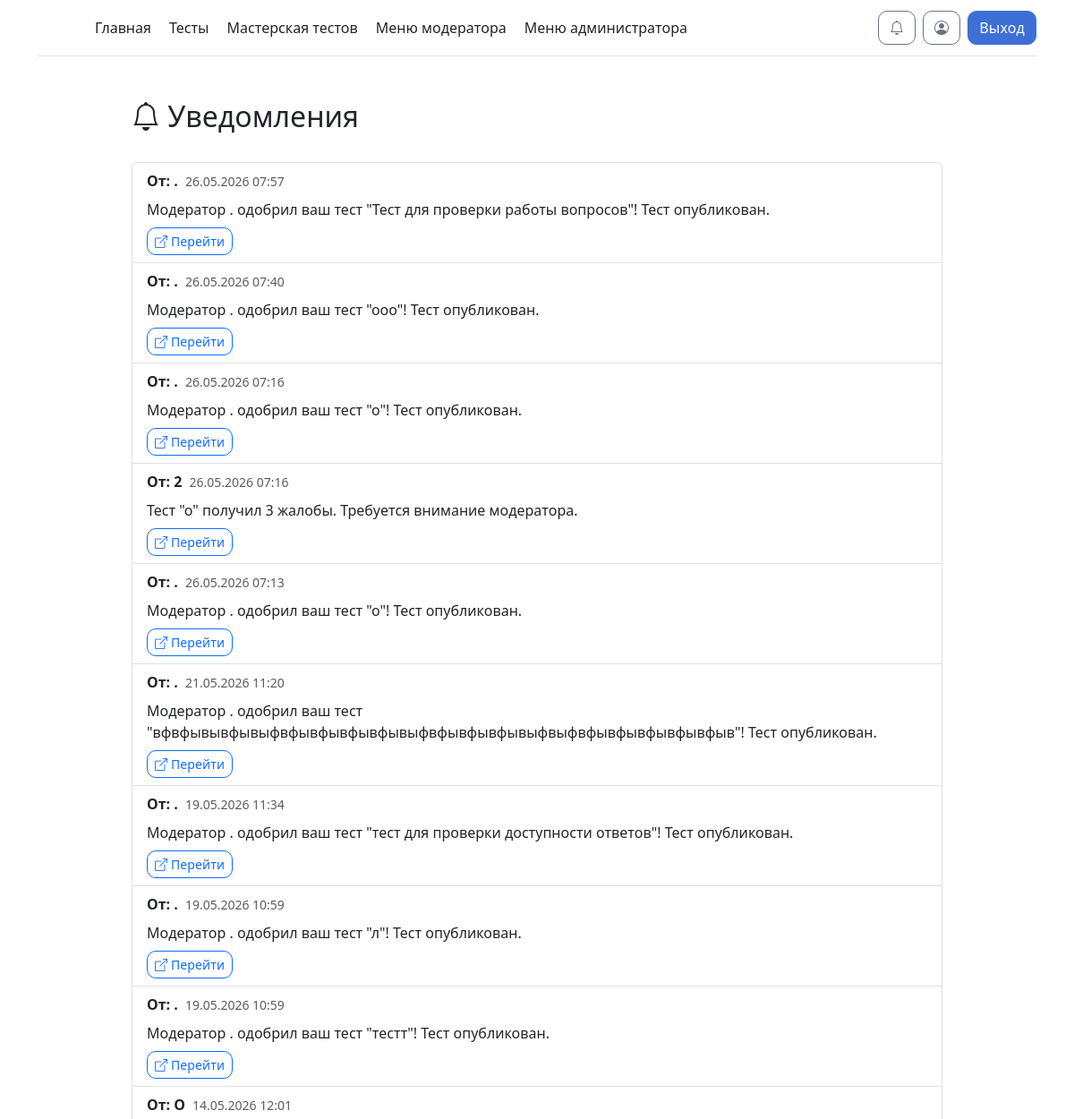
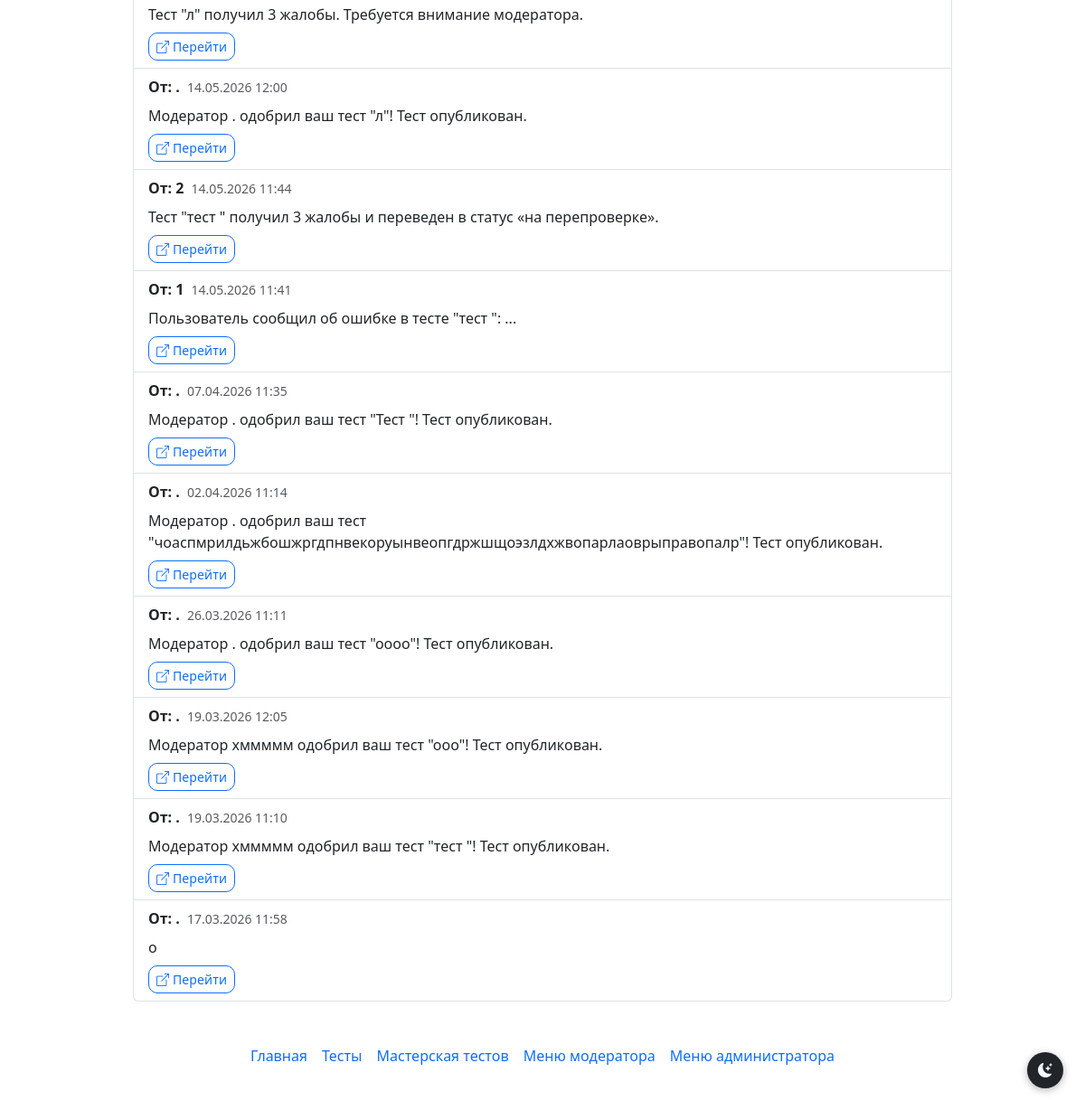
/notifications (signed in), run on the app's committed database (2 pictures, top to bottom).
### models.py (models this page shows)
class User(db.Model, UserMixin):
    id = db.Column(db.Integer, primary_key=True)
    username = db.Column(db.String, unique=True)
    password = db.Column(db.String)
    email = db.Column(db.String, unique=True)
    admin = db.Column(db.Integer, default=0)  # 0 — пользователь, 1 — модератор, 2 — администратор
    current_test_id = db.Column(db.Integer, default=None)
    notif_email_tests = db.Column(db.Boolean, default=True)
    notif_email_admin = db.Column(db.Boolean, default=True)
    notif_email_account = db.Column(db.Boolean, default=True)

class Notifications(db.Model):
    n_id = db.Column(db.Integer, primary_key=True)
    n_user_id = db.Column(db.Integer, nullable=False)   # получатель
    n_sender_id = db.Column(db.Integer)                  # отправитель
    n_text = db.Column(db.Text, nullable=False)
    n_link = db.Column(db.String)
    n_is_read = db.Column(db.Boolean, default=False)
    n_created_at = db.Column(db.DateTime, default=datetime.utcnow)
    n_test_id = db.Column(db.Integer, default=None)      # если это комментарий к тесту
    n_is_comment = db.Column(db.Boolean, default=False)  # True = комментарий модератора (показывать в истории)

### routes/profile.py (the view)
@profile_bp.route('/notifications')
@login_required
def notifications():
    user_notifications = Notifications.query.filter_by(
        n_user_id=current_user.id
    ).order_by(Notifications.n_created_at.desc()).all()
    notifications_with_senders = []
    for notif in user_notifications:
        sender = User.query.get(notif.n_sender_id) if notif.n_sender_id else None
        notifications_with_senders.append({'notification': notif, 'sender': sender})
    unread_count = Notifications.query.filter_by(n_user_id=current_user.id, n_is_read=False).count()
    return render_template("notifications.html",
                           notifications=notifications_with_senders,
                           unread_count=unread_count)

### __init__.py (called while the page is built, shortened)
@manager.user_loader
def load_user(user_id):
    return db.session.get(User, user_id)

@app.template_filter('get_unread_notifications_count')
def get_unread_notifications_count(user_id):
    return Notifications.query.filter_by(n_user_id=user_id, n_is_read=False).count()

@app.before_request
def check_must_rate_test():
    excluded_paths = ['/test/', '/static/', '/logout']

### templates/notifications.html (shortened to what this page needs)
{% extends 'base.html' %}
{% block main %}
<div class="container mt-4">
    <div class="row">
        <div class="col-md-10 mx-auto">
            <div class="d-flex justify-content-between align-items-center mb-4">
                <h2><i class="bi bi-bell"></i> Уведомления</h2>
            </div>
            {% if notifications %}
            <div class="list-group">
                {% for item in notifications %}
                {% set notif = item.notification %}
                {% set sender = item.sender %}
                <div class="list-group-item {% if not notif.n_is_read %}list-group-item-primary{% endif %}">
                    <div class="d-flex w-100 justify-content-between align-items-start">
                        <div class="flex-grow-1">
                            <div class="d-flex align-items-center mb-2">
                                {% if sender %}
                                <strong>От: {{ sender.username }}</strong>
                                {% else %}
                                <strong>Системное уведомление</strong>
                                {% endif %}
                                <small class="text-muted ms-2">{{ notif.n_created_at.strftime('%d.%m.%Y %H:%M') }}</small>
                            </div>
                            <p class="mb-2">{{ notif.n_text }}</p>
                            {% if notif.n_link %}
                            <a href="{{ notif.n_link }}" class="btn btn-sm btn-outline-primary">
                                <i class="bi bi-box-arrow-up-right"></i> Перейти
                            </a>
                            {% endif %}
                        </div>
                    </div>
                </div>
                {% endfor %}
            </div>
            {% else %}
            <div class="alert alert-info text-center">
                <i class="bi bi-inbox"></i>
                <p class="mb-0">У вас пока нет уведомлений</p>
            </div>
            {% endif %}
        </div>
    </div>
</div>
{% endblock %}

### static/style/style.css (style rules this page uses)
.btn { border-radius: 10px !important; font-weight: 500; letter-spacing: 0.01em; transition: transform 0.1s ease, box-shadow 0.1s ease, background-color 0.1s ease !important; }
.btn-outline-primary { border-radius: 10px !important; }

### data on the page
User: username "." "." "." "." "." "." "." "." "." "." "." "." "." "." "."
Notifications: n_created_at "26.05.2026 07:57", n_text "Модератор . одобрил ваш тест \"Тест для проверки работы вопросов\"! Тест опубликован."
Notifications: n_created_at "26.05.2026 07:40", n_text "Модератор . одобрил ваш тест \"ооо\"! Тест опубликован."
Notifications: n_created_at "26.05.2026 07:16", n_text "Модератор . одобрил ваш тест \"о\"! Тест опубликован."
User: username "2" "2"
Notifications: n_created_at "26.05.2026 07:16", n_text "Тест \"о\" получил 3 жалобы. Требуется внимание модератора."
Notifications: n_created_at "26.05.2026 07:13", n_text "Модератор . одобрил ваш тест \"о\"! Тест опубликован."
Notifications: n_created_at "21.05.2026 11:20", n_text "Модератор . одобрил ваш тест \"вфвфывывфывыфвфывфывфывфывыфвфывфывфывыфвыфвфывфывфывфывфыв\"! Тест опубликован."
Notifications: n_created_at "19.05.2026 11:34", n_text "Модератор . одобрил ваш тест \"тест для проверки доступности ответов\"! Тест опубликован."
Notifications: n_created_at "19.05.2026 10:59", n_text "Модератор . одобрил ваш тест \"л\"! Тест опубликован."
Notifications: n_created_at "19.05.2026 10:59", n_text "Модератор . одобрил ваш тест \"тестт\"! Тест опубликован."
User: username "О"
Notifications: n_created_at "14.05.2026 12:01", n_text "Тест \"л\" получил 3 жалобы. Требуется внимание модератора."
Notifications: n_created_at "14.05.2026 12:00", n_text "Модератор . одобрил ваш тест \"л\"! Тест опубликован."
Notifications: n_created_at "14.05.2026 11:44", n_text "Тест \"тест \" получил 3 жалобы и переведен в статус «на перепроверке»."
User: username "1"
Notifications: n_created_at "14.05.2026 11:41", n_text "Пользователь сообщил об ошибке в тесте \"тест \": ..."
Notifications: n_created_at "07.04.2026 11:35", n_text "Модератор . одобрил ваш тест \"Тест \"! Тест опубликован."
Notifications: n_created_at "02.04.2026 11:14", n_text "Модератор . одобрил ваш тест \"чоаспмрилдьжбошжргдпнвекоруынвеопгдржшщоэзлдхжвопарлаоврыправопалр\"! Тест опубликован."
Notifications: n_created_at "26.03.2026 11:11", n_text "Модератор . одобрил ваш тест \"оооо\"! Тест опубликован."
Notifications: n_created_at "19.03.2026 12:05", n_text "Модератор хммммм одобрил ваш тест \"ооо\"! Тест опубликован."
Notifications: n_created_at "19.03.2026 11:10", n_text "Модератор хммммм одобрил ваш тест \"тест \"! Тест опубликован."
Notifications: n_created_at "17.03.2026 11:58", n_text "о"
